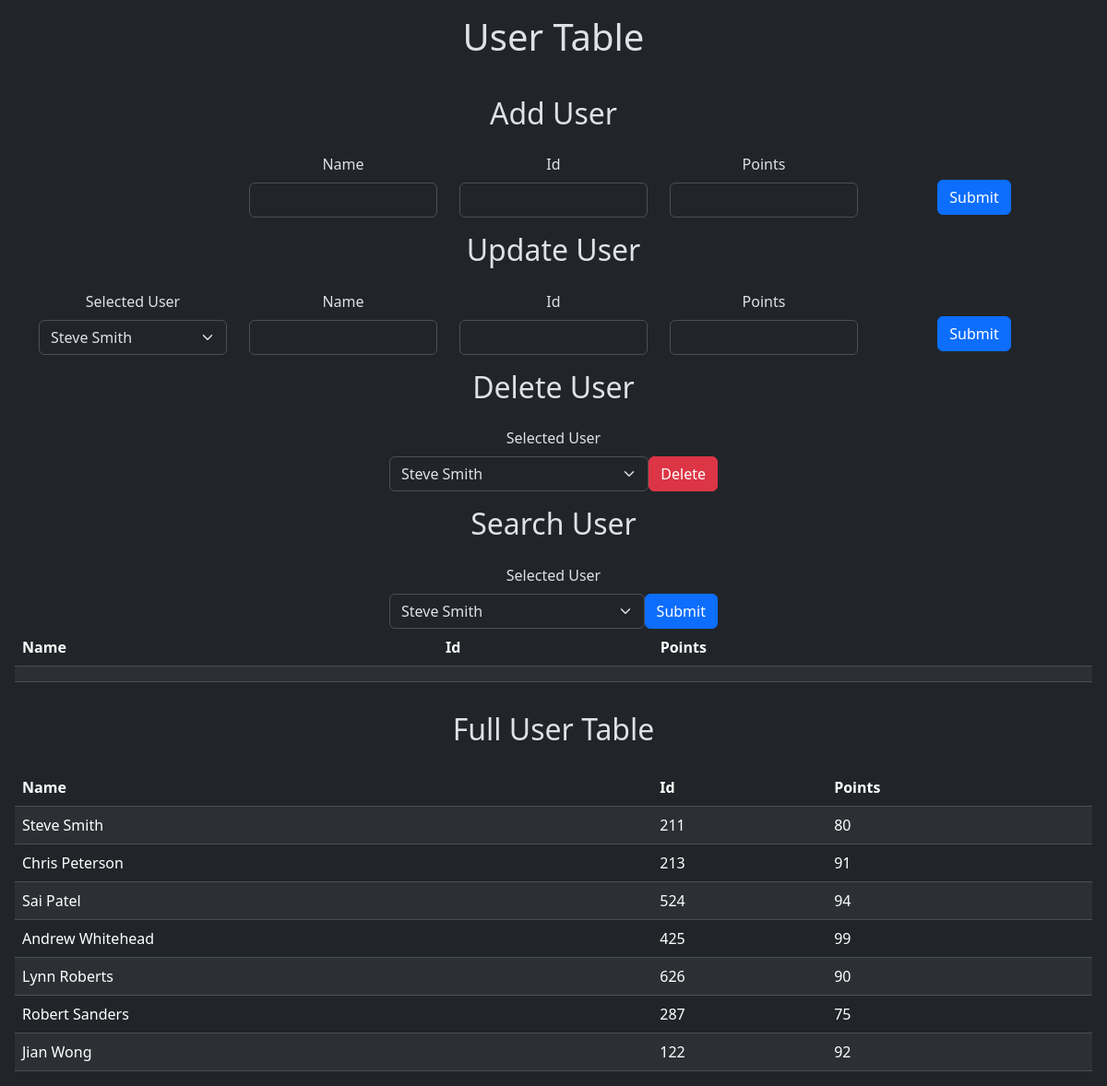
The page / on the database its author committed.
### tables this page shows
CREATE TABLE Users(Id INT PRIMARY KEY NOT NULL, Name TEXT NOT NULL, Points INT NOT NULL);

### my_site.py (the view)
@app.route("/", methods=["GET"])
def index(name=None):
        data = get_data()
        return render_template("index.html", all_data=data, selected_user=("", "", ""))

### my_site.py (called while the page is built)
def get_data():
        db = getattr(g, '_database,', None)
        if db is None:
            db = g._database = sqlite3.connect(DATABASE)
            cursor = db.cursor()
            cursor.execute("select * from Users")
        return cursor.fetchall()

@app.teardown_appcontext
def close_connection(exception):
    db = getattr(g, '_database', None)
    if db is not None:
        db.close()

### templates/index.html (shortened to what this page needs)
<!DOCTYPE html>
<html lang="en" data-bs-theme="dark">
    <head>
        <link href="https://cdn.jsdelivr.net/npm/bootstrap@5.3.3/dist/css/bootstrap.min.css" rel="stylesheet">
    </head>
    <body>
        <h1 style="text-align: center; padding: 1rem 0rem 2rem 0rem;">User Table</h1>
        <h2 style="padding: 0rem 0rem 1rem 0rem; text-align: center;">Add User</h2>
        <div class="container text-center">
            <form action="/submituser" method="post">
            <div class="row">
                <div class="col">
                </div>
                <div class="col">
                    <label for="nameInput" class="form-label">Name</label>
                    <input type="name" name="name" class="form-control" aria-describedby="nameInput">
                </div>
                <div class="col">
                    <label for="idInput" class="form-label">Id</label>
                    <input type="id" name="id" class="form-control" aria-describedby="idInput">
                </div>
                <div class="col">
                    <label for="pointsInput" class="form-label">Points</label>
                    <input type="points" name="points" class="form-control" aria-describedby="pointsInput">
                </div>
                <div class="col" style="padding-top: 25px; position: relative; align-self: center;">
                    <button type="submit" class="btn btn-primary">Submit</button>
                </div>
            </div>
        </form>
        </div>
        <h2 style="text-align: center; padding: 1rem 0rem 1rem 0rem;">Update User</h2>
        <div class="container text-center">
            <form action="/edituser" method="post">
            <div class="row">
                <div class="col">
                    <label for="optionsInput" class="form-label">Selected User</label>
                    <select name="edit_user" class="form-select" aria-label="Default select example">
                        {% for user in all_data %}
                            <option value="{{user[0]}}">{{user[1]}}</option>
                        {% endfor %}
                    </select>
                </div>
                <div class="col">
                    <label for="nameInput" class="form-label">Name</label>
                    <input name="name" type="name" id="name" class="form-control" aria-describedby="nameInput">
                </div>
                <div class="col">
                    <label for="idInput" class="form-label">Id</label>
                    <input name="id" type="id" id="id" class="form-control" aria-describedby="idInput">
                </div>
                <div class="col">
                    <label for="pointsInput" class="form-label">Points</label>
                    <input name="points" type="points" id="points" class="form-control" aria-describedby="pointsInput">
                </div>
                <div class="col" style="padding-top: 25px; position: relative; align-self: center;">
                    <button type="submit" class="btn btn-primary">Submit</button>
                </div>
            </div>
            </form>
        </div>
        <h2 style="text-align: center; padding: 1rem 0rem 1rem 0rem;">Delete User</h2>
        <div class="container text-center">
            <form action="/deleteuser" method="post">
            <div class="row">
                <div class="col"></div>
                <div class="col">
                    <label for="optionsInput" class="form-label">Selected User</label>
                    <div style="display: flex;">
                    <select name="deleted_user" class="form-select" aria-label="Default select example">
                        {% for user in all_data %}
                            <option value="{{user[0]}}">{{user[1]}}</option>
                        {% endfor %}
                    </select>
                        <button type="submit" class="btn btn-danger">Delete</button>
                    </div>
                </div>
                <div class="col"></div>
            </div>
            </form>
        </div>
        <h2 style="text-align: center; padding: 1rem 0rem 1rem 0rem;">Search User</h2>
        <div class="container text-center">
            <form action="/searchuser" method="post">
            <div class="row">
                <div class="col"></div>
                <div class="col">
                    <label for="optionsInput" class="form-label">Selected User</label>
                    <div style="display: flex;">
                        <select name="searched_user" class="form-select" aria-label="Default select example">
                            {% for user in all_data %}
                                <option value="{{user[0]}}">{{user[1]}}</option>
                            {% endfor %}
                        </select>
                        <button type="submit" class="btn btn-primary">Submit</button>
                    </div>
                </div>
                <div class="col"></div>
            </div>
            </form>
        </div>
        <div style="padding: 0rem 1rem 0rem 1rem;">
            <table class="table table-striped">
                <thead>
                    <tr>
                        <th scope="col">Name</th>
                        <th scope="col">Id</th>
                        <th scope="col">Points</th>
                    </tr>
                </thead>
                <tr>
                    <td>{{selected_user[1]}}</td>
                    <td>{{selected_user[0]}}</td>
                    <td>{{selected_user[2]}}</td>
                </tr>
            </table>
        </div>
        <h2 style="text-align: center; padding: 1rem 0rem 1rem 0rem;">Full User Table</h2>
        <div style="padding: 0rem 1rem 0rem 1rem;">
            <table class="table table-striped">
                    <thead>
                        <tr>
                            <th scope="col">Name</th>
                            <th scope="col">Id</th>
                            <th scope="col">Points</th>
                        </tr>
                    </thead>
                    {% for item in all_data %}
                    <tr>
                        <td>{{item[1]}}</td>
                        <td>{{item[0]}}</td>
                        <td>{{item[2]}}</td>
                    </tr>
                    {% endfor %}
                </table>
        </div>
    </body>
</html>

### rows shown on the page
Users: Name "Steve Smith", Id "211", Points "80"
Users: Name "Chris Peterson", Id "213", Points "91"
Users: Name "Sai Patel", Id "524", Points "94"
Users: Name "Andrew Whitehead", Id "425", Points "99"
Users: Name "Lynn Roberts", Id "626", Points "90"
Users: Name "Robert Sanders", Id "287", Points "75"
Users: Name "Jian Wong", Id "122", Points "92"

### other values the page prints
form field edit_user "Steve Smith"
form field deleted_user "Steve Smith"
form field searched_user "Steve Smith"
